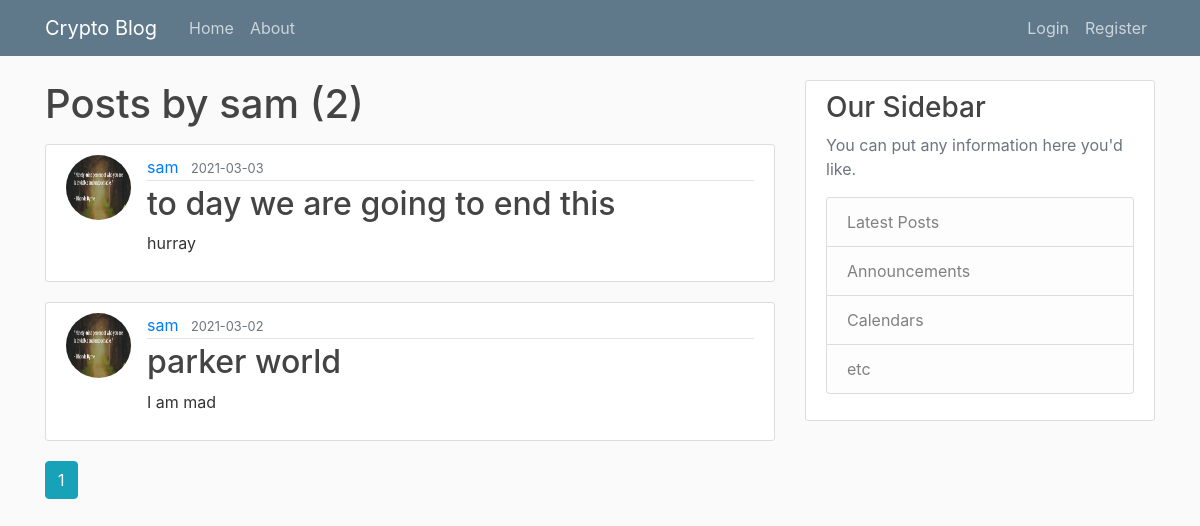
Screenshot of /user/sam with the database file from the repository.
### learncrypto/models.py (models this page shows, shortened)
class User(db.Model, UserMixin):
    id = db.Column(db.Integer, primary_key=True)
    username = db.Column(db.String(20), unique=True, nullable=False)
    email = db.Column(db.String(120), unique=True, nullable=False)
    image_file = db.Column(db.String(20), nullable=False, default='default.jpg')
    password = db.Column(db.String(60), nullable=False)
    posts = db.relationship('Post', backref='author', lazy=True)

class Post(db.Model):
    id = db.Column(db.Integer, primary_key=True)
    title = db.Column(db.String(100), nullable=False)
    date_posted = db.Column(db.DateTime, nullable=False, default=datetime.utcnow)
    content = db.Column(db.Text, nullable=False)
    user_id = db.Column(db.Integer, db.ForeignKey('user.id'), nullable=False)

### learncrypto/users/routes.py (the view)
@users.route("/user/<string:username>")
def user_posts(username):
    page = request.args.get('page', 1, type=int)
    user = User.query.filter_by(username=username).first_or_404()
    posts = Post.query.filter_by(author=user)\
        .order_by(Post.date_posted.desc())\
        .paginate(page=page, per_page=5)
    return render_template('user_posts.html', posts=posts, user=user)

### learncrypto/templates/user_posts.html
{% extends "layout.html" %}
{% block content %}
    <h1 class="mb-3">Posts by {{ user.username }} ({{ posts.total }})</h1>
    {% for post in posts.items %}
        <article class="media content-section">
          <img class="rounded-circle article-img" src="{{ url_for('static', filename='profile_pics/' + post.author.image_file) }}">
          <div class="media-body">
            <div class="article-metadata">
              <a class="mr-2" href="{{ url_for('users.user_posts', username=post.author.username) }}">{{ post.author.username }}</a>
              <small class="text-muted">{{ post.date_posted.strftime('%Y-%m-%d') }}</small>
            </div>
            <h2><a class="article-title" href="{{ url_for('posts.post', post_id=post.id) }}">{{ post.title }}</a></h2>
            <p class="article-content">{{ post.content }}</p>
          </div>
        </article>
    {% endfor %}
    {% for page_num in posts.iter_pages(left_edge=1, right_edge=1, left_current=1, right_current=2) %}
      {% if page_num %}
        {% if posts.page == page_num %}
          <a class="btn btn-info mb-4" href="{{ url_for('users.user_posts', username=user.username, page=page_num) }}">{{ page_num }}</a>
        {% else %}
          <a class="btn btn-outline-info mb-4" href="{{ url_for('users.user_posts', username=user.username, page=page_num) }}">{{ page_num }}</a>
        {% endif %}
      {% else %}
        ...
      {% endif %}
    {% endfor %}
{% endblock content %}

### learncrypto/static/main.css (style rules this page uses)
body { background: #fafafa; color: #333333; margin-top: 5rem; }
h1, h2, h3, h4, h5, h6 { color: #444444; }
.content-section { background: #ffffff; padding: 10px 20px; border: 1px solid #dddddd; border-radius: 3px; margin-bottom: 20px; }
.article-title { color: #444444; }
.article-content { white-space: pre-line; }
.article-img { height: 65px; width: 65px; margin-right: 16px; }
.article-metadata { padding-bottom: 1px; margin-bottom: 4px; border-bottom: 1px solid #e3e3e3 }

### rows the page displays
User: username "sam"
Post: image_file (placeholder picture), author.username "sam", date_posted "2021-03-03", title "to day we are going to end this", content "hurray"
Post: image_file (placeholder picture), author.username "sam", date_posted "2021-03-02", title "parker world", content "I am mad"

### other values shown
{{ posts.total }} "2"
{{ page_num }} "1"
